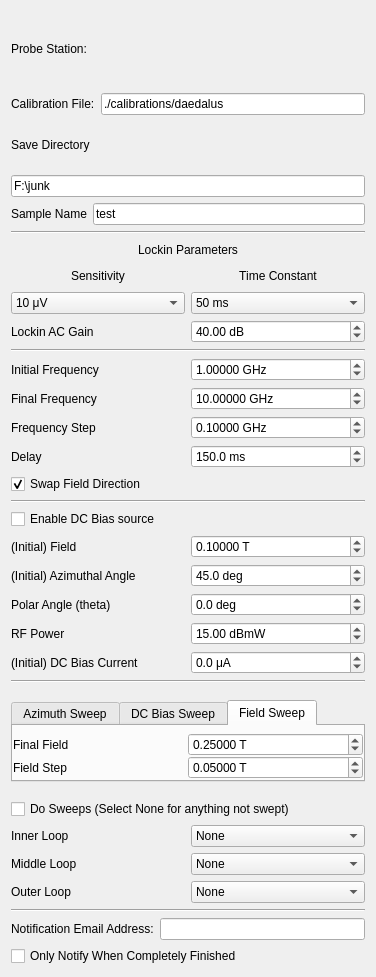
<?xml version="1.0" encoding="UTF-8"?>
<ui version="4.0">
 <class>Form</class>
 <widget class="QWidget" name="Form">
  <property name="geometry">
   <rect>
    <x>0</x>
    <y>0</y>
    <width>376</width>
    <height>977</height>
   </rect>
  </property>
  <property name="windowTitle">
   <string>Form</string>
  </property>
  <layout class="QVBoxLayout" name="verticalLayout">
   <item>
    <layout class="QGridLayout" name="station_params">
     <item row="0" column="0">
      <widget class="QLabel" name="label_12">
       <property name="enabled">
        <bool>true</bool>
       </property>
       <property name="text">
        <string>Probe Station:</string>
       </property>
      </widget>
     </item>
     <item row="0" column="1">
      <widget class="QLabel" name="station_name">
       <property name="enabled">
        <bool>true</bool>
       </property>
      </widget>
     </item>
     <item row="1" column="1">
      <widget class="QLineEdit" name="calib_file">
       <property name="text">
        <string>./calibrations/daedalus</string>
       </property>
      </widget>
     </item>
     <item row="1" column="0">
      <widget class="QLabel" name="label_12">
       <property name="enabled">
        <bool>true</bool>
       </property>
       <property name="text">
        <string>Calibration File:</string>
       </property>
      </widget>
     </item>
    </layout>
   </item>
   <item>
    <layout class="QGridLayout" name="save_params">
     <item row="2" column="0">
      <widget class="QLabel" name="label_12">
       <property name="enabled">
        <bool>true</bool>
       </property>
       <property name="text">
        <string>Sample Name</string>
       </property>
      </widget>
     </item>
     <item row="2" column="1">
      <widget class="QLineEdit" name="sample_name">
       <property name="text">
        <string>test</string>
       </property>
       <property name="placeholderText">
        <string>test</string>
       </property>
      </widget>
     </item>
     <item row="1" column="0" colspan="2">
      <widget class="QLineEdit" name="save_dir">
       <property name="text">
        <string>F:\junk</string>
       </property>
      </widget>
     </item>
     <item row="0" column="0" colspan="2">
      <widget class="QLabel" name="label_8">
       <property name="text">
        <string>Save Directory</string>
       </property>
      </widget>
     </item>
    </layout>
   </item>
   <item>
    <widget class="Line" name="line_3">
     <property name="orientation">
      <enum>Qt::Horizontal</enum>
     </property>
    </widget>
   </item>
   <item>
    <layout class="QGridLayout" name="lockin_params">
     <item row="2" column="0">
      <widget class="QComboBox" name="sensitivity">
       <property name="editable">
        <bool>false</bool>
       </property>
       <property name="currentIndex">
        <number>12</number>
       </property>
       <item>
        <property name="text">
         <string>0 V</string>
        </property>
       </item>
       <item>
        <property name="text">
         <string>2 nV</string>
        </property>
       </item>
       <item>
        <property name="text">
         <string>5 nV</string>
        </property>
       </item>
       <item>
        <property name="text">
         <string>10 nV</string>
        </property>
       </item>
       <item>
        <property name="text">
         <string>20 nV</string>
        </property>
       </item>
       <item>
        <property name="text">
         <string>50 nV</string>
        </property>
       </item>
       <item>
        <property name="text">
         <string>100 nV</string>
        </property>
       </item>
       <item>
        <property name="text">
         <string>200 nV</string>
        </property>
       </item>
       <item>
        <property name="text">
         <string>500 nV</string>
        </property>
       </item>
       <item>
        <property name="text">
         <string>1 μV</string>
        </property>
       </item>
       <item>
        <property name="text">
         <string>2 μV</string>
        </property>
       </item>
       <item>
        <property name="text">
         <string>5 μV</string>
        </property>
       </item>
       <item>
        <property name="text">
         <string>10 μV</string>
        </property>
       </item>
       <item>
        <property name="text">
         <string>20 μV</string>
        </property>
       </item>
       <item>
        <property name="text">
         <string>50 μV</string>
        </property>
       </item>
       <item>
        <property name="text">
         <string>100 μV</string>
        </property>
       </item>
       <item>
        <property name="text">
         <string>200 μV</string>
        </property>
       </item>
       <item>
        <property name="text">
         <string>500 μV</string>
        </property>
       </item>
       <item>
        <property name="text">
         <string>1 mV</string>
        </property>
       </item>
       <item>
        <property name="text">
         <string>2 mV</string>
        </property>
       </item>
       <item>
        <property name="text">
         <string>5 mV</string>
        </property>
       </item>
       <item>
        <property name="text">
         <string>10 mV</string>
        </property>
       </item>
       <item>
        <property name="text">
         <string>20 mV</string>
        </property>
       </item>
       <item>
        <property name="text">
         <string>50 mV</string>
        </property>
       </item>
       <item>
        <property name="text">
         <string>100 mV</string>
        </property>
       </item>
       <item>
        <property name="text">
         <string>200 mV</string>
        </property>
       </item>
       <item>
        <property name="text">
         <string>500 mV</string>
        </property>
       </item>
       <item>
        <property name="text">
         <string>1 V</string>
        </property>
       </item>
      </widget>
     </item>
     <item row="1" column="1">
      <widget class="QLabel" name="label_3">
       <property name="text">
        <string>Time Constant</string>
       </property>
       <property name="alignment">
        <set>Qt::AlignCenter</set>
       </property>
      </widget>
     </item>
     <item row="1" column="0">
      <widget class="QLabel" name="label_2">
       <property name="text">
        <string>Sensitivity</string>
       </property>
       <property name="alignment">
        <set>Qt::AlignCenter</set>
       </property>
      </widget>
     </item>
     <item row="2" column="1">
      <widget class="QComboBox" name="time_constant">
       <property name="currentText">
        <string>50 ms</string>
       </property>
       <property name="currentIndex">
        <number>10</number>
       </property>
       <item>
        <property name="text">
         <string>10 μs</string>
        </property>
       </item>
       <item>
        <property name="text">
         <string>20 μs</string>
        </property>
       </item>
       <item>
        <property name="text">
         <string>40 μs</string>
        </property>
       </item>
       <item>
        <property name="text">
         <string>80 μs</string>
        </property>
       </item>
       <item>
        <property name="text">
         <string>160 μs</string>
        </property>
       </item>
       <item>
        <property name="text">
         <string>320 μs</string>
        </property>
       </item>
       <item>
        <property name="text">
         <string>640 μs</string>
        </property>
       </item>
       <item>
        <property name="text">
         <string>5 ms</string>
        </property>
       </item>
       <item>
        <property name="text">
         <string>10 ms</string>
        </property>
       </item>
       <item>
        <property name="text">
         <string>20 ms</string>
        </property>
       </item>
       <item>
        <property name="text">
         <string>50 ms</string>
        </property>
       </item>
       <item>
        <property name="text">
         <string>100 ms</string>
        </property>
       </item>
       <item>
        <property name="text">
         <string>200 ms</string>
        </property>
       </item>
       <item>
        <property name="text">
         <string>500 ms</string>
        </property>
       </item>
       <item>
        <property name="text">
         <string>1 s</string>
        </property>
       </item>
       <item>
        <property name="text">
         <string>2 s</string>
        </property>
       </item>
       <item>
        <property name="text">
         <string>5 s</string>
        </property>
       </item>
       <item>
        <property name="text">
         <string>10 s</string>
        </property>
       </item>
       <item>
        <property name="text">
         <string>20 s</string>
        </property>
       </item>
       <item>
        <property name="text">
         <string>50 s</string>
        </property>
       </item>
       <item>
        <property name="text">
         <string>100 s</string>
        </property>
       </item>
       <item>
        <property name="text">
         <string>200 s</string>
        </property>
       </item>
       <item>
        <property name="text">
         <string>500 s</string>
        </property>
       </item>
       <item>
        <property name="text">
         <string>1 ks</string>
        </property>
       </item>
       <item>
        <property name="text">
         <string>2 ks</string>
        </property>
       </item>
       <item>
        <property name="text">
         <string>5 ks</string>
        </property>
       </item>
       <item>
        <property name="text">
         <string>10 ks</string>
        </property>
       </item>
       <item>
        <property name="text">
         <string>20 ks</string>
        </property>
       </item>
       <item>
        <property name="text">
         <string>50 ks</string>
        </property>
       </item>
      </widget>
     </item>
     <item row="0" column="0" colspan="2">
      <widget class="QLabel" name="label_7">
       <property name="text">
        <string>Lockin Parameters</string>
       </property>
       <property name="alignment">
        <set>Qt::AlignCenter</set>
       </property>
      </widget>
     </item>
     <item row="3" column="1">
      <widget class="QDoubleSpinBox" name="lockin_ac_gain">
       <property name="suffix">
        <string> dB</string>
       </property>
       <property name="maximum">
        <double>50.000000000000000</double>
       </property>
       <property name="value">
        <double>40.000000000000000</double>
       </property>
      </widget>
     </item>
     <item row="3" column="0">
      <widget class="QLabel" name="label_13">
       <property name="text">
        <string>Lockin AC Gain</string>
       </property>
      </widget>
     </item>
    </layout>
   </item>
   <item>
    <widget class="Line" name="line_2">
     <property name="orientation">
      <enum>Qt::Horizontal</enum>
     </property>
    </widget>
   </item>
   <item>
    <layout class="QGridLayout" name="field_params">
     <item row="2" column="1">
      <widget class="QDoubleSpinBox" name="freq_end">
       <property name="suffix">
        <string> GHz</string>
       </property>
       <property name="decimals">
        <number>5</number>
       </property>
       <property name="minimum">
        <double>0.000000000000000</double>
       </property>
       <property name="maximum">
        <double>40.000000000000000</double>
       </property>
       <property name="singleStep">
        <double>0.000010000000000</double>
       </property>
       <property name="value">
        <double>10.000000000000000</double>
       </property>
      </widget>
     </item>
     <item row="2" column="0">
      <widget class="QLabel" name="label_5">
       <property name="text">
        <string>Final Frequency</string>
       </property>
      </widget>
     </item>
     <item row="1" column="1">
      <widget class="QDoubleSpinBox" name="freq_start">
       <property name="suffix">
        <string> GHz</string>
       </property>
       <property name="decimals">
        <number>5</number>
       </property>
       <property name="minimum">
        <double>0.000000000000000</double>
       </property>
       <property name="maximum">
        <double>40.000000000000000</double>
       </property>
       <property name="singleStep">
        <double>0.000010000000000</double>
       </property>
       <property name="value">
        <double>1.000000000000000</double>
       </property>
      </widget>
     </item>
     <item row="1" column="0">
      <widget class="QLabel" name="label_4">
       <property name="text">
        <string>Initial Frequency</string>
       </property>
      </widget>
     </item>
     <item row="3" column="1">
      <widget class="QDoubleSpinBox" name="freq_step">
       <property name="suffix">
        <string> GHz</string>
       </property>
       <property name="decimals">
        <number>5</number>
       </property>
       <property name="minimum">
        <double>0.000000000000000</double>
       </property>
       <property name="maximum">
        <double>40.000000000000000</double>
       </property>
       <property name="singleStep">
        <double>0.000010000000000</double>
       </property>
       <property name="value">
        <double>0.100000000000000</double>
       </property>
      </widget>
     </item>
     <item row="3" column="0">
      <widget class="QLabel" name="label_6">
       <property name="text">
        <string>Frequency Step</string>
       </property>
      </widget>
     </item>
     <item row="4" column="0">
      <widget class="QLabel" name="label_15">
       <property name="text">
        <string>Delay</string>
       </property>
      </widget>
     </item>
     <item row="4" column="1">
      <widget class="QDoubleSpinBox" name="delay">
       <property name="suffix">
        <string> ms</string>
       </property>
       <property name="decimals">
        <number>1</number>
       </property>
       <property name="maximum">
        <double>5000.000000000000000</double>
       </property>
       <property name="value">
        <double>150.000000000000000</double>
       </property>
      </widget>
     </item>
    </layout>
   </item>
   <item>
    <widget class="QCheckBox" name="swap_field">
     <property name="text">
      <string>Swap Field Direction</string>
     </property>
     <property name="checked">
      <bool>true</bool>
     </property>
    </widget>
   </item>
   <item>
    <widget class="Line" name="line">
     <property name="orientation">
      <enum>Qt::Horizontal</enum>
     </property>
    </widget>
   </item>
   <item>
    <layout class="QGridLayout" name="initial_params">
     <item row="6" column="2">
      <widget class="QDoubleSpinBox" name="bias_start">
       <property name="suffix">
        <string> μA</string>
       </property>
       <property name="decimals">
        <number>1</number>
       </property>
       <property name="minimum">
        <double>-101000.000000000000000</double>
       </property>
       <property name="maximum">
        <double>101000.000000000000000</double>
       </property>
       <property name="singleStep">
        <double>0.100000000000000</double>
       </property>
       <property name="value">
        <double>0.000000000000000</double>
       </property>
      </widget>
     </item>
     <item row="2" column="2">
      <widget class="QDoubleSpinBox" name="field_strength_start">
       <property name="suffix">
        <string> T</string>
       </property>
       <property name="decimals">
        <number>5</number>
       </property>
       <property name="minimum">
        <double>-0.270000000000000</double>
       </property>
       <property name="maximum">
        <double>0.270000000000000</double>
       </property>
       <property name="singleStep">
        <double>0.000050000000000</double>
       </property>
       <property name="value">
        <double>0.100000000000000</double>
       </property>
      </widget>
     </item>
     <item row="3" column="2">
      <widget class="QDoubleSpinBox" name="azimuth_start">
       <property name="suffix">
        <string> deg</string>
       </property>
       <property name="decimals">
        <number>1</number>
       </property>
       <property name="minimum">
        <double>-360.000000000000000</double>
       </property>
       <property name="maximum">
        <double>360.000000000000000</double>
       </property>
       <property name="singleStep">
        <double>0.500000000000000</double>
       </property>
       <property name="value">
        <double>45.000000000000000</double>
       </property>
      </widget>
     </item>
     <item row="2" column="1">
      <widget class="QLabel" name="label_29">
       <property name="text">
        <string>(Initial) Field</string>
       </property>
      </widget>
     </item>
     <item row="4" column="2">
      <widget class="QDoubleSpinBox" name="polar_angle">
       <property name="suffix">
        <string> deg</string>
       </property>
       <property name="decimals">
        <number>1</number>
       </property>
       <property name="minimum">
        <double>-90.000000000000000</double>
       </property>
       <property name="maximum">
        <double>90.000000000000000</double>
       </property>
       <property name="singleStep">
        <double>0.010000000000000</double>
       </property>
      </widget>
     </item>
     <item row="5" column="1">
      <widget class="QLabel" name="label_13">
       <property name="text">
        <string>RF Power</string>
       </property>
      </widget>
     </item>
     <item row="4" column="1">
      <widget class="QLabel" name="label_17">
       <property name="text">
        <string>Polar Angle (theta)</string>
       </property>
      </widget>
     </item>
     <item row="3" column="1">
      <widget class="QLabel" name="label_14">
       <property name="text">
        <string>(Initial) Azimuthal Angle</string>
       </property>
      </widget>
     </item>
     <item row="5" column="2">
      <widget class="QDoubleSpinBox" name="rf_power">
       <property name="suffix">
        <string> dBmW</string>
       </property>
       <property name="maximum">
        <double>50.000000000000000</double>
       </property>
       <property name="value">
        <double>15.000000000000000</double>
       </property>
      </widget>
     </item>
     <item row="6" column="1">
      <widget class="QLabel" name="label_20">
       <property name="text">
        <string>(Initial) DC Bias Current</string>
       </property>
      </widget>
     </item>
     <item row="1" column="1">
      <widget class="QCheckBox" name="use_bias">
       <property name="text">
        <string>Enable DC Bias source</string>
       </property>
      </widget>
     </item>
    </layout>
   </item>
   <item>
    <widget class="Line" name="line_4">
     <property name="orientation">
      <enum>Qt::Horizontal</enum>
     </property>
    </widget>
   </item>
   <item alignment="Qt::AlignVCenter">
    <widget class="QTabWidget" name="sweep_type_tab">
     <property name="enabled">
      <bool>true</bool>
     </property>
     <property name="sizePolicy">
      <sizepolicy hsizetype="Expanding" vsizetype="Preferred">
       <horstretch>0</horstretch>
       <verstretch>0</verstretch>
      </sizepolicy>
     </property>
     <property name="maximumSize">
      <size>
       <width>500</width>
       <height>16777215</height>
      </size>
     </property>
     <property name="tabPosition">
      <enum>QTabWidget::North</enum>
     </property>
     <property name="currentIndex">
      <number>2</number>
     </property>
     <widget class="QWidget" name="angle_tab">
      <attribute name="title">
       <string>Azimuth Sweep</string>
      </attribute>
      <layout class="QVBoxLayout" name="verticalLayout_5">
       <property name="spacing">
        <number>0</number>
       </property>
       <property name="leftMargin">
        <number>0</number>
       </property>
       <property name="topMargin">
        <number>6</number>
       </property>
       <property name="rightMargin">
        <number>0</number>
       </property>
       <property name="bottomMargin">
        <number>0</number>
       </property>
       <item>
        <layout class="QGridLayout" name="angle_params">
         <item row="0" column="0">
          <widget class="QLabel" name="label_19">
           <property name="text">
            <string>Final Angle</string>
           </property>
          </widget>
         </item>
         <item row="0" column="1">
          <widget class="QDoubleSpinBox" name="azimuth_end">
           <property name="suffix">
            <string> deg</string>
           </property>
           <property name="decimals">
            <number>1</number>
           </property>
           <property name="maximum">
            <double>360.000000000000000</double>
           </property>
           <property name="singleStep">
            <double>0.500000000000000</double>
           </property>
           <property name="value">
            <double>170.000000000000000</double>
           </property>
          </widget>
         </item>
         <item row="1" column="1">
          <widget class="QDoubleSpinBox" name="azimuth_step">
           <property name="suffix">
            <string> deg</string>
           </property>
           <property name="decimals">
            <number>1</number>
           </property>
           <property name="maximum">
            <double>360.000000000000000</double>
           </property>
           <property name="singleStep">
            <double>0.500000000000000</double>
           </property>
           <property name="value">
            <double>10.000000000000000</double>
           </property>
          </widget>
         </item>
         <item row="1" column="0">
          <widget class="QLabel" name="label_9">
           <property name="text">
            <string>Angle Step</string>
           </property>
          </widget>
         </item>
        </layout>
       </item>
      </layout>
     </widget>
     <widget class="QWidget" name="bias_tab">
      <attribute name="title">
       <string>DC Bias Sweep</string>
      </attribute>
      <layout class="QVBoxLayout" name="verticalLayout_2">
       <property name="spacing">
        <number>0</number>
       </property>
       <property name="leftMargin">
        <number>0</number>
       </property>
       <property name="topMargin">
        <number>6</number>
       </property>
       <property name="rightMargin">
        <number>0</number>
       </property>
       <property name="bottomMargin">
        <number>0</number>
       </property>
       <item>
        <layout class="QGridLayout" name="gridLayout">
         <item row="0" column="0">
          <widget class="QLabel" name="label_16">
           <property name="text">
            <string>Final Bias Current</string>
           </property>
          </widget>
         </item>
         <item row="0" column="1">
          <widget class="QDoubleSpinBox" name="bias_end">
           <property name="suffix">
            <string> μA</string>
           </property>
           <property name="decimals">
            <number>1</number>
           </property>
           <property name="minimum">
            <double>-101001.000000000000000</double>
           </property>
           <property name="maximum">
            <double>101000.000000000000000</double>
           </property>
           <property name="singleStep">
            <double>0.100000000000000</double>
           </property>
           <property name="value">
            <double>1000.000000000000000</double>
           </property>
          </widget>
         </item>
         <item row="1" column="0">
          <widget class="QLabel" name="label_18">
           <property name="text">
            <string>Bias Current Step</string>
           </property>
          </widget>
         </item>
         <item row="1" column="1">
          <widget class="QDoubleSpinBox" name="bias_step">
           <property name="suffix">
            <string> μA</string>
           </property>
           <property name="decimals">
            <number>1</number>
           </property>
           <property name="minimum">
            <double>0.000000000000000</double>
           </property>
           <property name="maximum">
            <double>101000.000000000000000</double>
           </property>
           <property name="singleStep">
            <double>0.100000000000000</double>
           </property>
           <property name="value">
            <double>500.000000000000000</double>
           </property>
          </widget>
         </item>
        </layout>
       </item>
      </layout>
     </widget>
     <widget class="QWidget" name="field_tab">
      <attribute name="title">
       <string>Field Sweep</string>
      </attribute>
      <layout class="QVBoxLayout" name="verticalLayout_8">
       <property name="spacing">
        <number>0</number>
       </property>
       <property name="leftMargin">
        <number>0</number>
       </property>
       <property name="topMargin">
        <number>6</number>
       </property>
       <property name="rightMargin">
        <number>0</number>
       </property>
       <property name="bottomMargin">
        <number>0</number>
       </property>
       <item>
        <layout class="QGridLayout" name="freq_params">
         <item row="0" column="0">
          <widget class="QLabel" name="label_10">
           <property name="text">
            <string>Final Field</string>
           </property>
          </widget>
         </item>
         <item row="0" column="1">
          <widget class="QDoubleSpinBox" name="field_strength_end">
           <property name="suffix">
            <string> T</string>
           </property>
           <property name="decimals">
            <number>5</number>
           </property>
           <property name="minimum">
            <double>-0.270000000000000</double>
           </property>
           <property name="maximum">
            <double>0.270000000000000</double>
           </property>
           <property name="singleStep">
            <double>0.000050000000000</double>
           </property>
           <property name="value">
            <double>0.250000000000000</double>
           </property>
          </widget>
         </item>
         <item row="1" column="0">
          <widget class="QLabel" name="label_11">
           <property name="text">
            <string>Field Step</string>
           </property>
          </widget>
         </item>
         <item row="1" column="1">
          <widget class="QDoubleSpinBox" name="field_strength_step">
           <property name="suffix">
            <string> T</string>
           </property>
           <property name="decimals">
            <number>5</number>
           </property>
           <property name="maximum">
            <double>0.270000000000000</double>
           </property>
           <property name="singleStep">
            <double>0.000050000000000</double>
           </property>
           <property name="value">
            <double>0.050000000000000</double>
           </property>
          </widget>
         </item>
        </layout>
       </item>
      </layout>
     </widget>
    </widget>
   </item>
   <item>
    <widget class="QCheckBox" name="do_sweeps">
     <property name="text">
      <string>Do Sweeps (Select None for anything not swept)</string>
     </property>
    </widget>
   </item>
   <item>
    <layout class="QGridLayout" name="gridLayout_2">
     <item row="1" column="0">
      <widget class="QLabel" name="label_22">
       <property name="text">
        <string>Middle Loop</string>
       </property>
      </widget>
     </item>
     <item row="2" column="0">
      <widget class="QLabel" name="label_23">
       <property name="text">
        <string>Outer Loop</string>
       </property>
      </widget>
     </item>
     <item row="0" column="0">
      <widget class="QLabel" name="label_21">
       <property name="text">
        <string>Inner Loop</string>
       </property>
      </widget>
     </item>
     <item row="0" column="1">
      <widget class="QComboBox" name="sweep_param_1">
       <property name="currentText">
        <string>None</string>
       </property>
       <property name="currentIndex">
        <number>3</number>
       </property>
       <item>
        <property name="text">
         <string>Field Azimuth</string>
        </property>
       </item>
       <item>
        <property name="text">
         <string>DC Bias</string>
        </property>
       </item>
       <item>
        <property name="text">
         <string>Field</string>
        </property>
       </item>
       <item>
        <property name="text">
         <string>None</string>
        </property>
       </item>
      </widget>
     </item>
     <item row="1" column="1">
      <widget class="QComboBox" name="sweep_param_2">
       <property name="currentText">
        <string>None</string>
       </property>
       <property name="currentIndex">
        <number>3</number>
       </property>
       <item>
        <property name="text">
         <string>Field Azimuth</string>
        </property>
       </item>
       <item>
        <property name="text">
         <string>DC Bias</string>
        </property>
       </item>
       <item>
        <property name="text">
         <string>Field</string>
        </property>
       </item>
       <item>
        <property name="text">
         <string>None</string>
        </property>
       </item>
      </widget>
     </item>
     <item row="2" column="1">
      <widget class="QComboBox" name="sweep_param_3">
       <property name="currentText">
        <string>None</string>
       </property>
       <property name="currentIndex">
        <number>3</number>
       </property>
       <item>
        <property name="text">
         <string>Field Azimuth</string>
        </property>
       </item>
       <item>
        <property name="text">
         <string>DC Bias</string>
        </property>
       </item>
       <item>
        <property name="text">
         <string>Field</string>
        </property>
       </item>
       <item>
        <property name="text">
         <string>None</string>
        </property>
       </item>
      </widget>
     </item>
    </layout>
   </item>
   <item>
    <widget class="Line" name="line_5">
     <property name="orientation">
      <enum>Qt::Horizontal</enum>
     </property>
    </widget>
   </item>
   <item>
    <layout class="QHBoxLayout" name="horizontalLayout">
     <item>
      <widget class="QLabel" name="label_24">
       <property name="text">
        <string>Notification Email Address:</string>
       </property>
      </widget>
     </item>
     <item>
      <widget class="QLineEdit" name="notify_email"/>
     </item>
    </layout>
   </item>
   <item>
    <widget class="QCheckBox" name="notify_at_end">
     <property name="text">
      <string>Only Notify When Completely Finished</string>
     </property>
    </widget>
   </item>
  </layout>
 </widget>
 <resources/>
 <connections/>
</ui>
